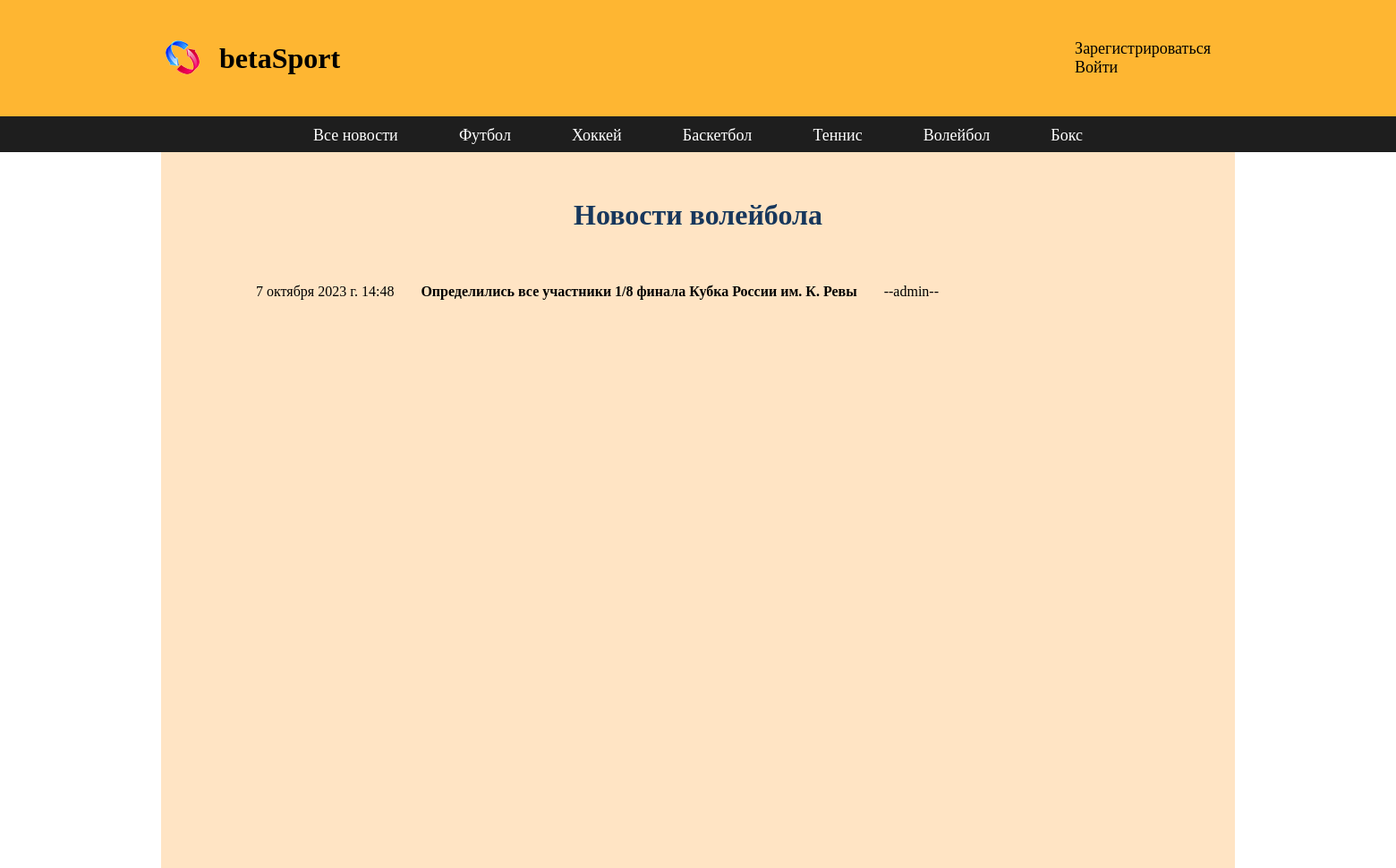
/voleyball/, run on an earlier commit of the app's database.
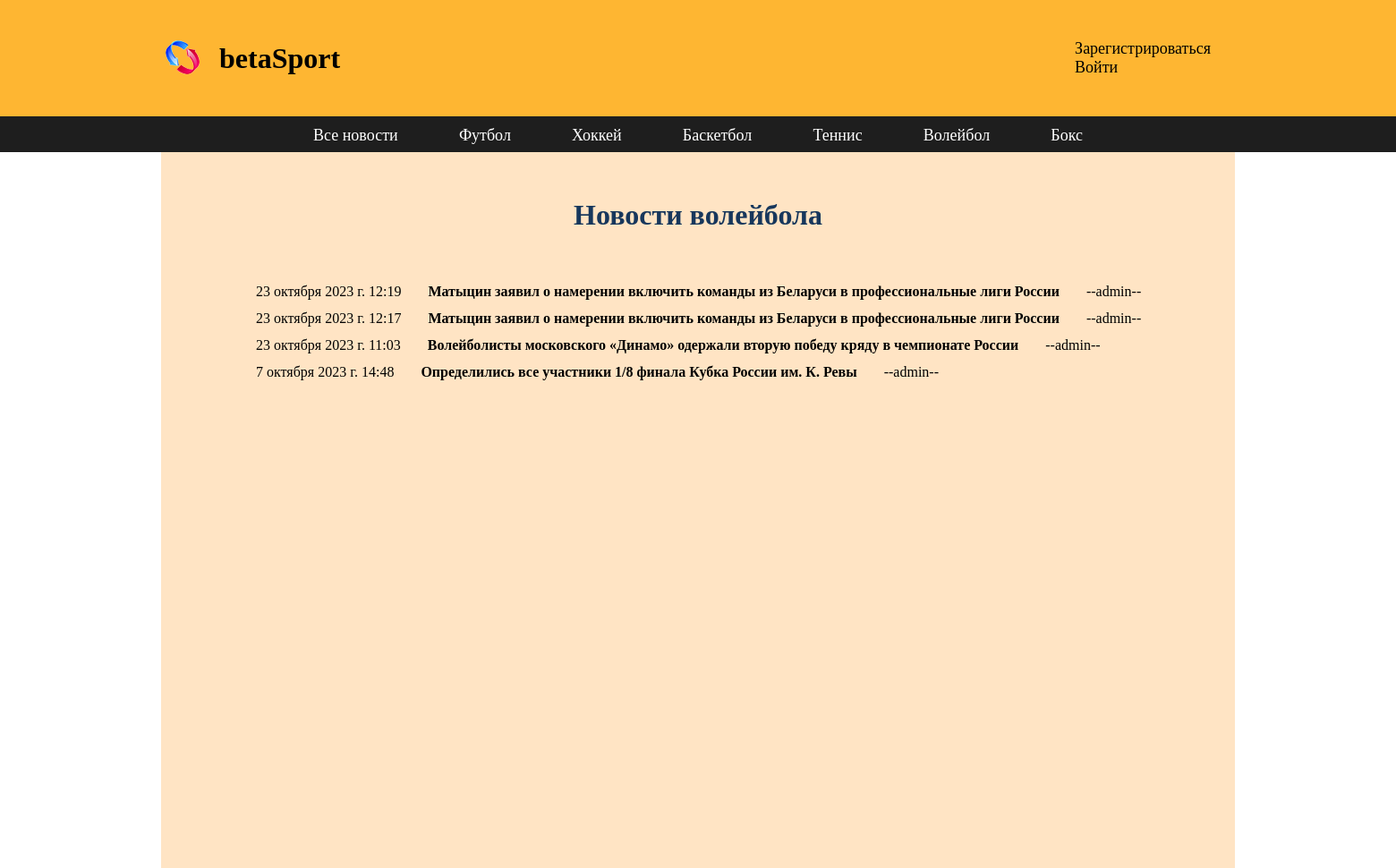
And on a later commit of the database.
### newpost/models.py (models this page shows, shortened)
class Sportnews(models.Model):
    sport = [
        (1, "футбол"),
        (2, "хоккей"),
        (3, "баскетбол"),
        (4, "теннис"),
        (5, "волейбол"),
        (6, "бокс")
    ]
    tsport = models.PositiveSmallIntegerField('tsport', choices=sport)
    title = models.CharField(max_length=100)
    news = models.TextField(max_length=1500)
    created = models.DateTimeField(auto_now_add=True)
    image = models.ImageField(upload_to='images/', blank=True)
    user = models.ForeignKey(User, on_delete=models.CASCADE, blank=True)
    vote_total = models.IntegerField(default=0)
    vote_ratio = models.IntegerField(default=0)

### newpost/views.py (the view)
# urls.py: path('voleyball/', views.voleyball, name='voleyball'),
def voleyball(request):
    an = Sportnews.objects.order_by('-created')
    return render(request, 'newpost/voleyball.html', {'an': an})

### newpost/templates/newpost/voleyball.html
{% extends 'newpost/base.html' %}
{% block content %}
<div class="aut">
    <div class="zag">
            <h1>Новости волейбола</h1>
    </div>
</div>
<div class="new">
    {% for i in an %}
        {% if i.tsport == 5 %}
        <div class="blok">
            <div class="creat"> {{ i.created }} </div>
            <div class="tit"> <a href="{% url 'detail' i.id %}"> {{ i.title }} </a> </div>
            <div class="us"> --{{ i.user }}-- </div>
         </div>
        {% endif %}
    {% endfor %}
</div>
{% endblock %}

What changed in the data, as far as the page shows it:
added Sportnews: created "23 октября 2023 г. 12:19", title "Матыцин заявил о намерении включить команды из Беларуси в профессиональные лиги России", user "admin"
added Sportnews: created "23 октября 2023 г. 12:17", title "Матыцин заявил о намерении включить команды из Беларуси в профессиональные лиги России", user "admin"
added Sportnews: created "23 октября 2023 г. 11:03", title "Волейболисты московского «Динамо» одержали вторую победу кряду в чемпионате России", user "admin"
